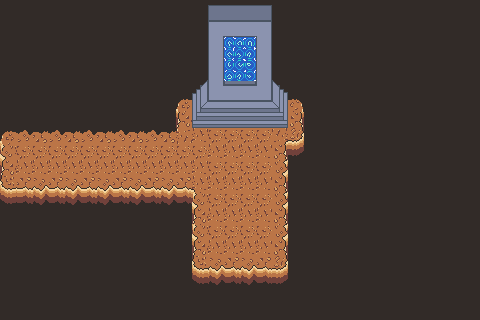

A 2D game scene composited from a Tiled map and its tileset images. What follows is a short description and the map's XML, with every tile layer's data as written:
An orthogonal 30x20 tile map with 16x16 px tiles, 1 tile layer (Tile Layer 1).

<map version="1.10" tiledversion="1.11.2" orientation="orthogonal" renderorder="right-down" width="30" height="20" tilewidth="16" tileheight="16" infinite="0" nextlayerid="2" nextobjectid="1">
 <editorsettings>
  <export target="test.csv" format="csv" />
 </editorsettings>
 <tileset firstgid="1" source="start_tileset.tsx" />
 <layer id="1" name="Tile Layer 1" width="30" height="20">
  <data encoding="csv">
22,22,22,22,22,22,22,22,22,22,22,22,22,9,10,11,12,22,22,22,22,22,22,22,22,22,22,22,22,22,
22,22,22,22,22,22,22,22,22,22,22,22,22,28,29,30,31,22,22,22,22,22,22,22,22,22,22,22,22,22,
22,22,22,22,22,22,22,22,22,22,22,22,22,47,48,49,50,22,22,22,22,22,22,22,22,22,22,22,22,22,
22,22,22,22,22,22,22,22,22,22,22,22,22,66,67,68,69,22,22,22,22,22,22,22,22,22,22,22,22,22,
22,22,22,22,22,22,22,22,22,22,22,22,22,85,86,87,88,22,22,22,22,22,22,22,22,22,22,22,22,22,
22,22,22,22,22,22,22,22,22,22,22,22,103,104,105,106,107,108,22,22,22,22,22,22,22,22,22,22,22,22,
22,22,22,22,22,22,22,22,22,22,22,1,122,123,124,125,126,127,4,22,22,22,22,22,22,22,22,22,22,22,
22,22,22,22,22,22,22,22,22,22,22,39,141,142,143,144,145,146,42,22,22,22,22,22,22,22,22,22,22,22,
1,2,3,2,3,2,3,2,3,2,3,25,40,21,21,21,21,5,61,22,22,22,22,22,22,22,22,22,22,22,
20,21,21,21,21,21,21,21,21,21,21,21,21,40,40,40,40,42,80,22,22,22,22,22,22,22,22,22,22,22,
39,40,40,40,40,40,40,40,40,40,40,40,40,21,21,21,21,23,22,22,22,22,22,22,22,22,22,22,22,22,
58,60,59,60,59,60,59,60,59,60,59,60,6,40,40,40,40,42,22,22,22,22,22,22,22,22,22,22,22,22,
77,79,78,79,78,79,78,79,78,79,78,79,20,21,21,21,21,23,22,22,22,22,22,22,22,22,22,22,22,22,
22,22,22,22,22,22,22,22,22,22,22,22,39,40,40,40,40,42,22,22,22,22,22,22,22,22,22,22,22,22,
22,22,22,22,22,22,22,22,22,22,22,22,20,21,21,21,21,23,22,22,22,22,22,22,22,22,22,22,22,22,
22,22,22,22,22,22,22,22,22,22,22,22,39,40,40,40,40,42,22,22,22,22,22,22,22,22,22,22,22,22,
22,22,22,22,22,22,22,22,22,22,22,22,58,59,60,59,60,61,22,22,22,22,22,22,22,22,22,22,22,22,
22,22,22,22,22,22,22,22,22,22,22,22,77,78,79,78,79,80,22,22,22,22,22,22,22,22,22,22,22,22,
22,22,22,22,22,22,22,22,22,22,22,22,22,22,22,22,22,22,22,22,22,22,22,22,22,22,22,22,22,22,
22,22,22,22,22,22,22,22,22,22,22,22,22,22,22,22,22,22,22,22,22,22,22,22,22,22,22,22,22,22
</data>
 </layer>
</map>